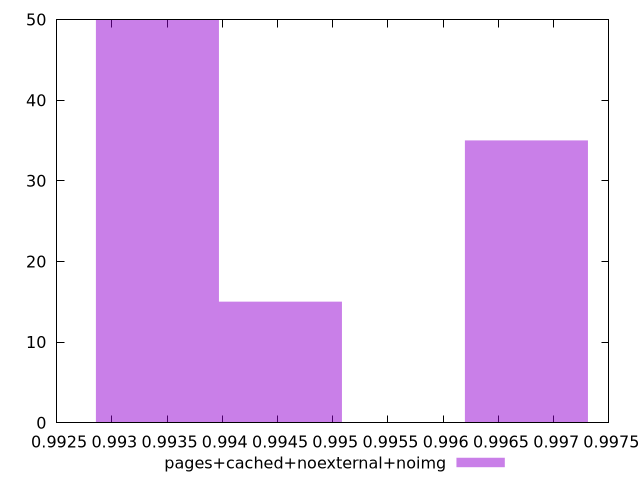

Source code (gnuplot):
$_pagesCachedNoexternalNoimg <<EOF
0.9967535122207724 35
0.9934124389954514 50
0.9945261300705583 15
EOF
set key outside below
set terminal pngcairo
set output "report_00004_2020-11-02T20-21-41.718Z/interactive/pages+cached+noexternal+noimg//hist.png"
set yrange [0:50]
set boxwidth 0.0011136910751070083
set style fill transparent solid 0.5 noborder
plot $_pagesCachedNoexternalNoimg title "pages+cached+noexternal+noimg" with boxes ,
